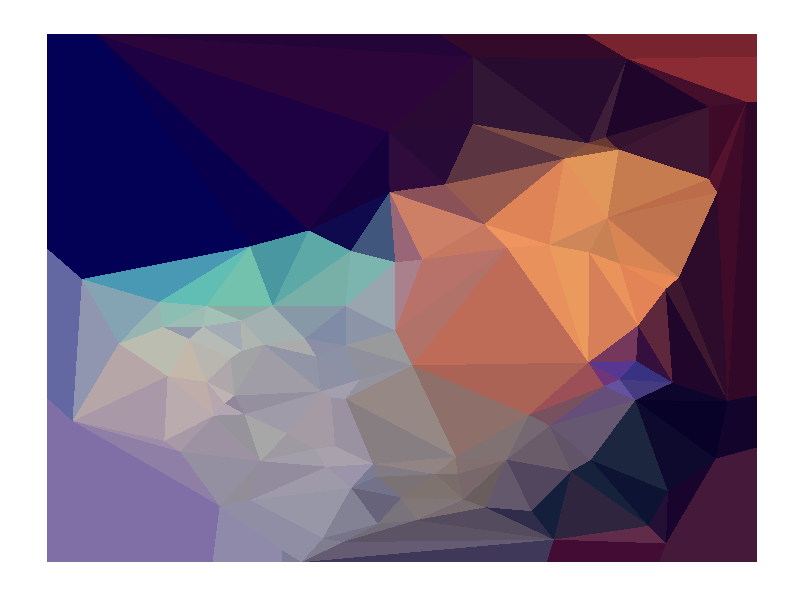

Source code (R):
# libraries ----
library(dplyr)
library(ggplot2)

# import & arrange ----
f_art <- as_tibble(read.csv("2021.03.08-aRt/artwerk.csv"))

p_art <- f_art %>%
  mutate(y = -y,
         color_code = rgb(r, g, b, maxColorValue = 255)) %>%
  ggplot() +
  geom_polygon(aes(x = x,
                   y = y,
                   group = group,
                   fill = color_code)) +
  scale_fill_identity() +
  labs(x = NULL,
       y = NULL) +
  theme(axis.text = element_blank(),
        axis.ticks = element_blank(),
        panel.background = element_blank())

ggsave(filename = "p_art.png",
       path = "2021.03.08-aRt",
       plot = p_art,
       width = 24,
       height = 24,
       units = "in",
       dpi = 500)

# test area ----

# hi!
